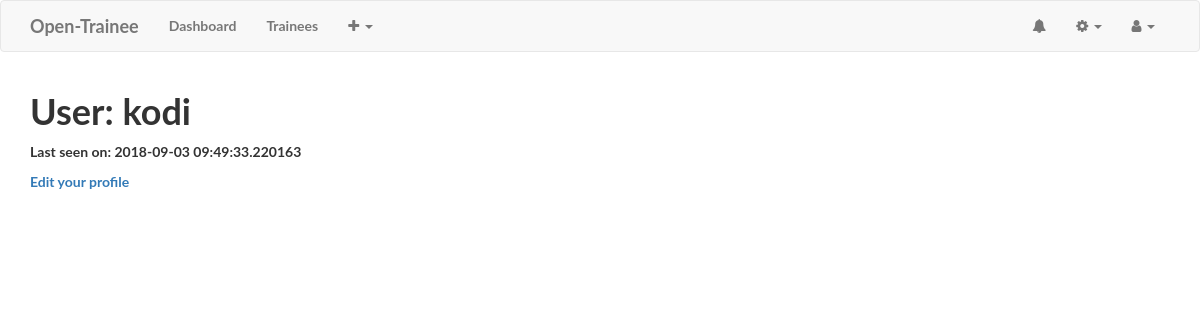
The page /user/kodi (signed in) on the database as committed earlier.
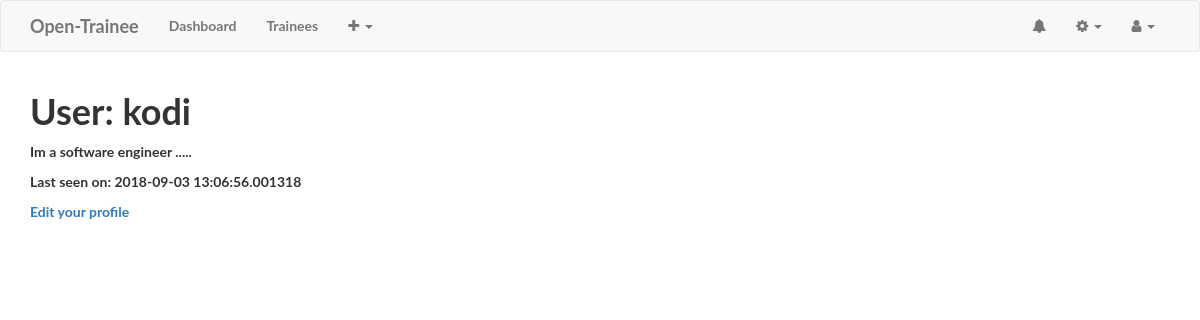
The same page on the database as committed later.
### app/models.py (models this page shows, shortened)
class User(UserMixin, db.Model):
    __tablename__ = 'users'
    id = db.Column(db.Integer, primary_key=True)
    email = db.Column(db.String(60), index=True, unique=True)
    username = db.Column(db.String(60), index=True, unique=True)
    first_name = db.Column(db.String(60), index=True)
    last_name = db.Column(db.String(60), index=True)
    password_hash = db.Column(db.String(128))
    role_id = db.Column(db.Integer, db.ForeignKey('roles.id'))
    trainees = db.relationship('Trainee', backref='owner')
    about_me = db.Column(db.String(140))
    last_seen = db.Column(db.DateTime, default=datetime.utcnow)
    @property
    def password(self):
        """
        Prevent pasword from being accessed
        """
        raise AttributeError('password is not a readable attribute.')

### app/home/routes.py (the view)
@home.route('/user/<username>')
@login_required
def user(username):
    user = User.query.filter_by(username=username).first_or_404()
    return render_template('user.html', user=user)

### app/home/routes.py (called while the page is built)
@home.before_app_request
def before_request():
    if current_user.is_authenticated:
        current_user.last_seen = datetime.utcnow()
        db.session.commit()

### app/models.py (called while the page is built)
@login.user_loader
def load_user(user_id):
    return User.query.get(int(user_id))

    @classmethod
    def before_commit(cls, session):
        session._changes = {
            'add': list(session.new),
            'update': list(session.dirty),
            'delete': list(session.deleted)
        }

    @classmethod
    def after_commit(cls, session):
        for obj in session._changes['add']:
            if isinstance(obj, SearchableMixin):
                add_to_index(obj.__tablename__, obj)
        for obj in session._changes['update']:
            if isinstance(obj, SearchableMixin):
                add_to_index(obj.__tablename__, obj)
        for obj in session._changes['delete']:
            if isinstance(obj, SearchableMixin):
                remove_from_index(obj.__tablename__, obj)
        session._changes = None

### app/templates/user.html (shortened to what this page needs)
{% extends "base.html" %}
{% block body %}
<table>
   <tr valign="top">
       <td>
         <h1>User: {{ user.username }}</h1>
         {% if user.about_me %}<p>{{ user.about_me }}</p>{% endif %}
         {% if user.last_seen %}<p>Last seen on: {{ user.last_seen }}</p>{% endif %}
         {% if user == current_user %}
          <p><a href="{{ url_for('home.edit_profile') }}">Edit your profile</a></p>
         {% endif %}
       </td>
   </tr>
</table>
{% endblock %}

### app/templates/base.html (shortened to what this page needs)
<!DOCTYPE html>
<html lang="en">
<head>
    <link href="https://maxcdn.bootstrapcdn.com/bootstrap/3.3.7/css/bootstrap.min.css" rel="stylesheet">
    <link href="https://maxcdn.bootstrapcdn.com/font-awesome/4.7.0/css/font-awesome.min.css" rel="stylesheet">
    <link href="{{ url_for('static', filename='css/style.css') }}" rel="stylesheet">
    <link rel="stylesheet" href="{{ url_for('static', filename = 'css/jquery-ui.css') }}">
    <link rel="stylesheet" href="{{ url_for('static', filename = 'css/theme.css') }}">
    <link rel="stylesheet" href="{{ url_for('static', filename='css/print.css') }}" media="print">
    <link rel="stylesheet" href="{{ url_for('static', filename='css/my-badge.css') }}">
    <link rel="stylesheet" href="{{ url_for('static', filename = 'css/invoice.css') }}">
</head>
<body>
    <nav class="navbar navbar-default topnav" role="navigation">
        <div class="container topnav">
          <div class="navbar-header">
              <a class="navbar-brand topnav" href="{{ url_for('home.dashboard') }}">Open-Trainee</a>
          </div>
          <div class="collapse navbar-collapse" id="bs-example-navbar-collapse-1">
              <ul class="nav navbar-nav">
                  <li><a href="{{ url_for('home.dashboard') }}">Dashboard</a></li>
                  <li><a href="{{ url_for('trainee.list') }}">Trainees</a></li>
                  <li role="presentation" class="dropdown">
                    <a href="#" class="dropdown-toggle" data-toggle="dropdown">
                      <i class="fa fa-plus"></i>
                      <span class="caret"></span> </a>
                  </li>
              </ul>
              <ul class="nav navbar-nav navbar-right">
                  {% if current_user.is_authenticated %}
                      <li>
                        <a href="{{ url_for('trainee.list') }}">
                          <i class="fa fa-bell"></i>
                        </a>
                      </li>
                      <li role="presentation" class="dropdown">
                        <a href="#" class="dropdown-toggle" data-toggle="dropdown">
                          <i class="fa fa-cog"></i>
                          <span class="caret"></span> </a>
                      </li>
                      <li role="presentation" class="dropdown">
                        <a href="#" class="dropdown-toggle" data-toggle="dropdown">
                          <i class="fa fa-user"></i>
                          <span class="caret"></span> </a>
                      </li>
                  {% else %}
                    <li><a href="{{ url_for('auth.register') }}">Register</a></li>
                    <li><a href="{{ url_for('auth.login') }}">Login</a></li>
                  {% endif %}
              </ul>
          </div>
        </div>
    </nav>
    <div class="container">
      {% block body %}
      {% endblock %}
    </div>
</body>
</html>

### app/static/css/style.css (style rules this page uses)
body, html { width: 100%; height: 100%; }
body, h1, h2, h3 { font-family: "Lato", "Helvetica Neue", Helvetica, Arial, sans-serif; font-weight: 700; }

Rows that differ between the two databases and show on the page:
changed User "kodi": about_me (not shown) → "Im a software engineer ....."; last_seen "2018-09-03 09:49:33.220163" → "2018-09-03 13:06:56.001318"
